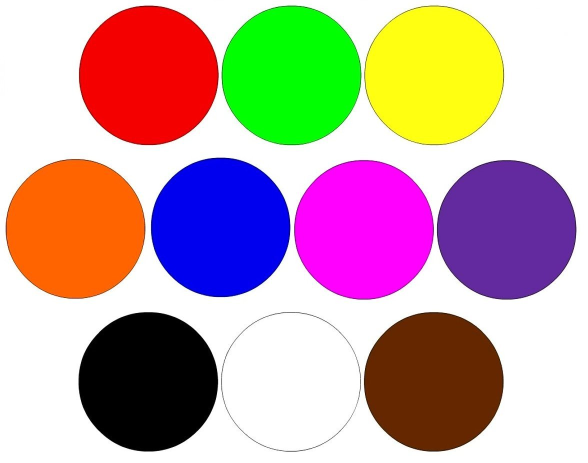
#> input picture Image (1).jpeg, 1175 x 925 px, found by its file name (shown at 1/2 size)
$ python main.py
#> lines starting #> are read from the running program, lines starting #| are printed output that depends on the picture
import cv2


# This function will be called whenever a mouse event occurs.
# 'event' The type of mouse event (left button down, right button down, etc.).
# 'x' The x-coordinate of the mouse click
# 'y' The y-coordinate of the mouse click
def click_event(event, x, y, flags, params):
    if event == cv2.EVENT_LBUTTONDOWN:
        print('[x, y] = ', '[', x, ', ', y, ']')
        font = cv2.FONT_HERSHEY_SIMPLEX
        cv2.putText(img, str(x) + ',' + str(y), (x, y), font, 1, (255, 0, 0), 2)  # BGR
        cv2.imshow('Colors', img)
        # If the left mouse button is clicked, it prints the x and y coordinates to the console
        # and overlays these coordinates on the image

    if event == cv2.EVENT_RBUTTONDOWN:
        font = cv2.FONT_HERSHEY_SIMPLEX
        b = img[y, x, 0]
        g = img[y, x, 1]
        r = img[y, x, 2]
        cv2.putText(img, str(b) + ',' + str(g) + ',' + str(r), (x, y), font, 1, (255, 255, 0), 2)
        print('[Three Colors] = ', '[', b, ', ', g, ', ', r, ']')
        cv2.imshow('Colors', img)
        # If the right mouse button is clicked, it prints the x and y coordinates along
        # with the BGR values of the pixel at that location


while True:
    img = cv2.imread('D:\\LEVEL - 3\\Semester - 1\\Computer Vision\\Project\\Image (1).jpeg', 1)
#> img is the input picture: shape (925, 1175, 3); mean B, G, R 162.5, 163.9, 192.5

    img = cv2.resize(img, (600, 650))  # width of 500 pixels and height of 550 pixels.
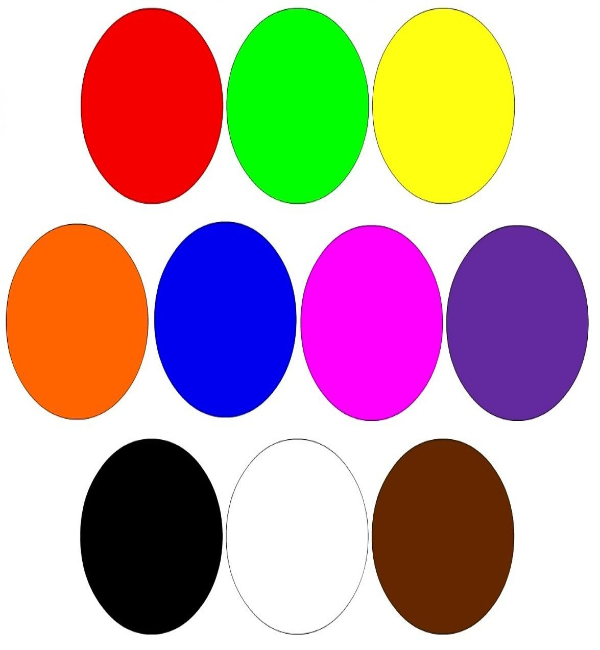
#> img: shape (650, 600, 3); mean B, G, R 162.5, 163.8, 192.5

    cv2.imshow('Colors', img)
    cv2.setMouseCallback('Colors', click_event)

    if cv2.waitKey(0) == ord('s'):
#> (key Esc is pressed here)
        cv2.imwrite('saved_image.jpg', img)
        print('Image saved as "saved_image.jpg" in files of this program.')
        cv2.destroyAllWindows()
        break

    elif cv2.waitKey(0) == 27:  # Check if the 'ESC' key is pressed to exit
#> (key Esc is pressed here)
        cv2.destroyAllWindows()
        break

$ run again, with Image (2).png saved as Image (1).jpeg
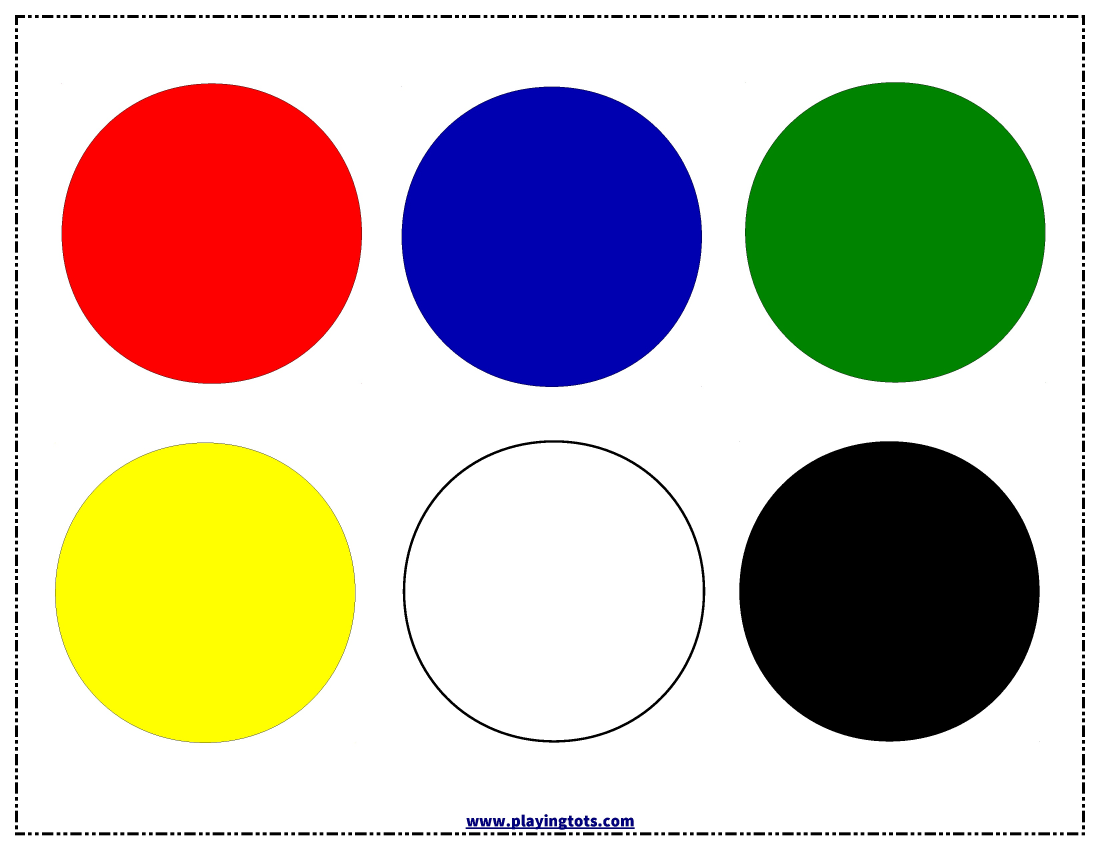
#> input picture Image (2).png, 3300 x 2550 px, found by its file name (shown at 1/3 size)
#> img is the input picture: shape (2550, 3300, 3); mean B, G, R 168.1, 183.9, 193.3
#> `img = cv2.resize(img, (600, 650))`:
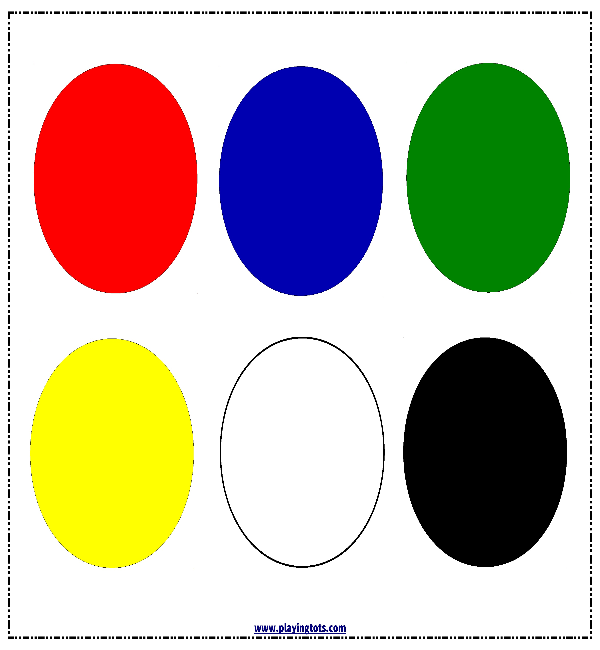
#> img: shape (650, 600, 3); mean B, G, R 167.8, 183.6, 192.9
